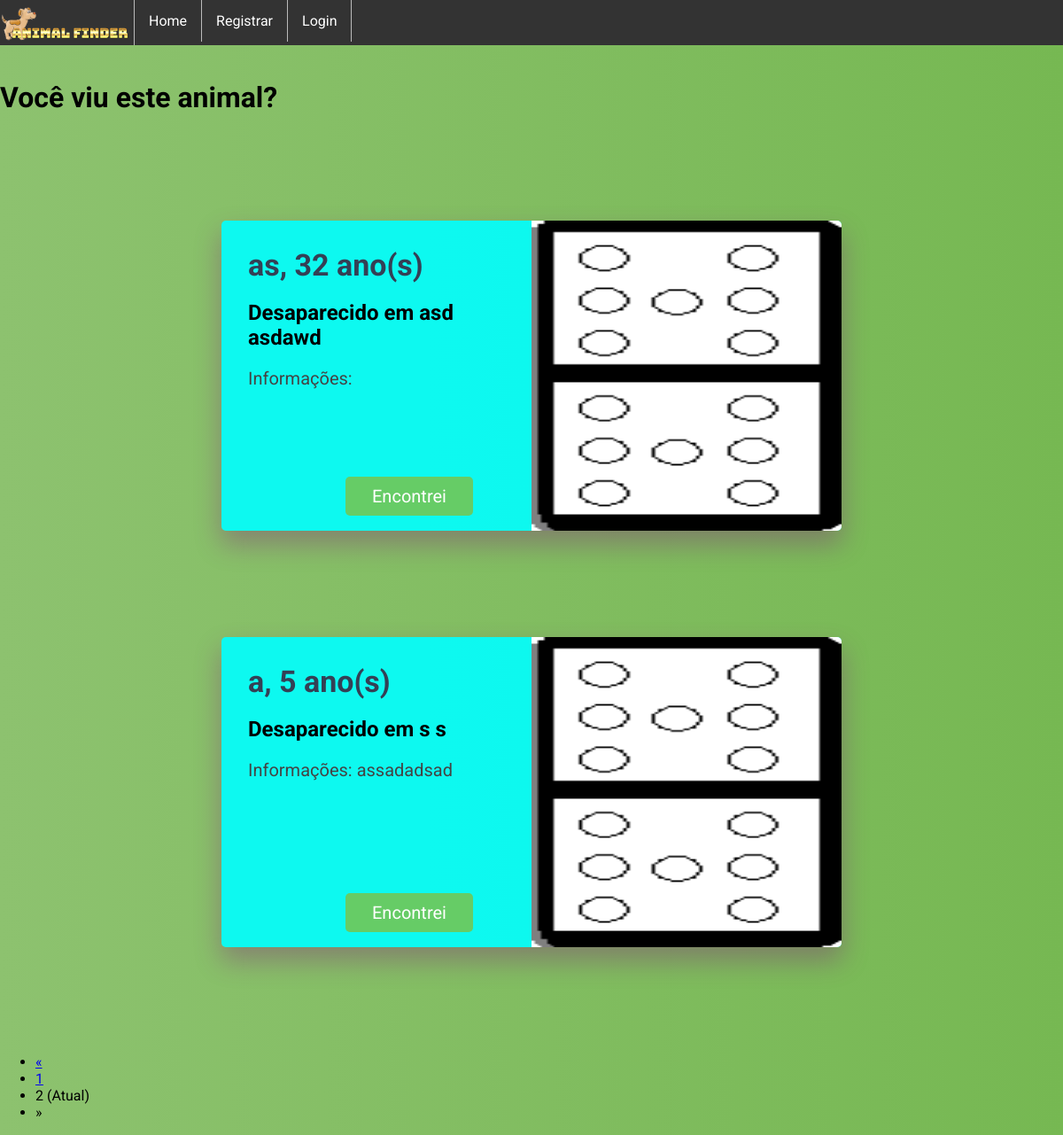
/?page=2, run on an earlier commit of the app's database.
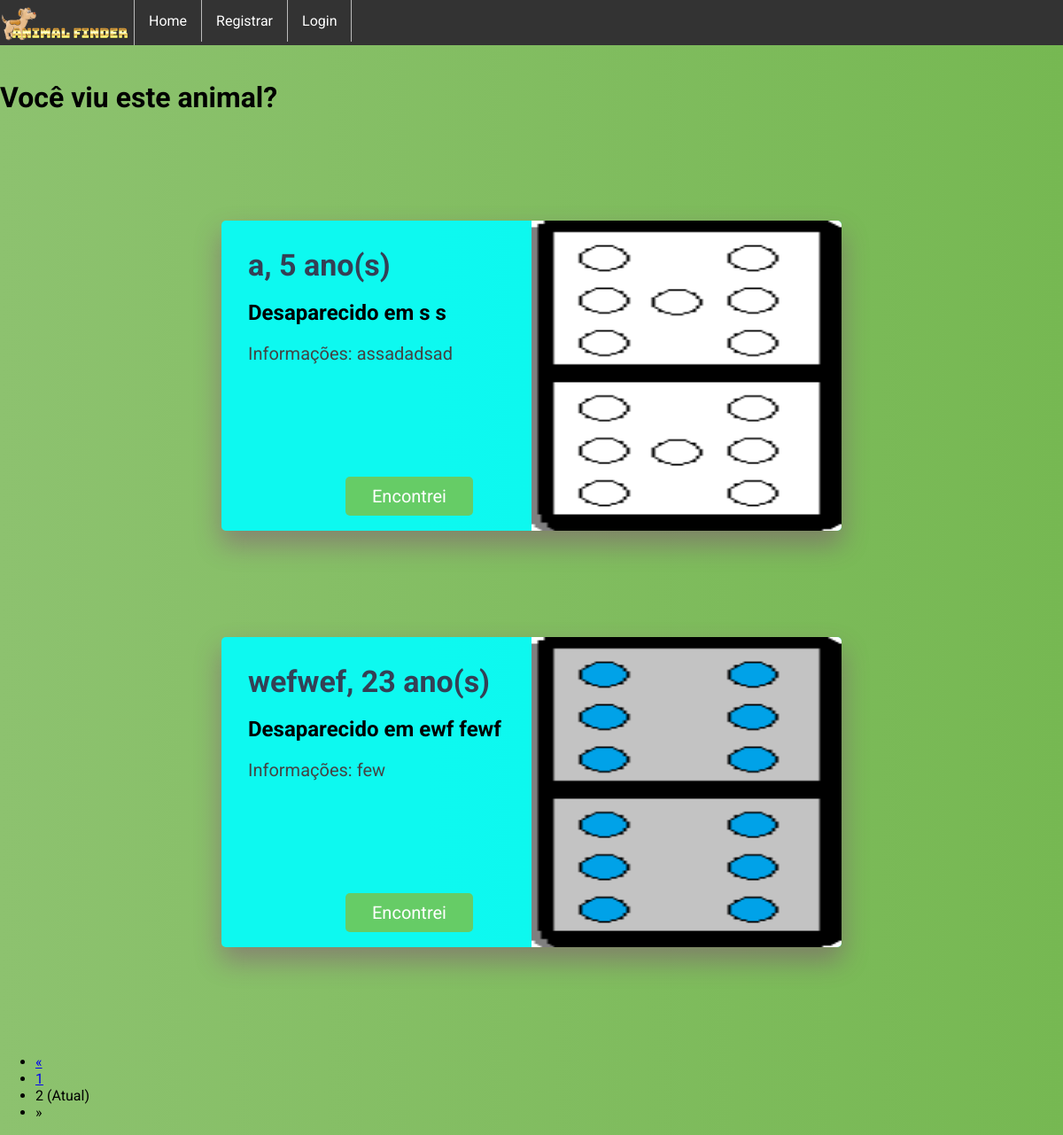
And on a later commit of the database.
### main/models.py (models this page shows, shortened)
class Animal(models.Model):
    foto  = models.ImageField(upload_to=UploadToPathAndRename('{}'.format(time.strftime("%Y_%m_%d_"))))
    nome  = models.CharField(max_length=100)
    idade = models.CharField(max_length=3, blank=True)
    cidade_desaparecimento = models.CharField(max_length=50)
    estado_desaparecimento = models.CharField(max_length=50)
    status = models.IntegerField(choices=STATUS_ANIMAL, default=1, blank=True)
    dono = models.ForeignKey(Dono, on_delete=models.CASCADE,  null=True)
    informacoes_extras = models.TextField(max_length=250, blank=True)

### main/views.py (the view)
# urls.py: 2. Add a URL to urlpatterns:  path('', views.home, name='home')
def home(request):
    animais_cadastrados =  [i for i in Animal.objects.all() if i.status == 1]
    page = request.GET.get('page', 1)
    paginator = Paginator(animais_cadastrados, 5)
    try:
        animais_cadastrados = paginator.page(page)
    except PageNotAnInteger:
        animais_cadastrados = paginator.page(1)
    except EmptyPage:
        animais_cadastrados = paginator.page(paginator.num_pages)
    return render(request, 'home.html', {'animais_cadastrados': animais_cadastrados})

### main/templates/home.html
{% extends 'base.html' %}
{% block css %}
    {% load static %}
    <link href="{% static 'one_animal_style.css' %}"  rel="stylesheet">
{% endblock css %}
{% block content %}
  <h1>Você viu este animal?</h1>
  {% for animal in animais_cadastrados %}
      <div id="container_animal">
            <div class="textos_animal">
                <h1>{{animal.nome}}, {{animal.idade}} ano(s)</h1>
                <h2>Desaparecido em {{animal.cidade_desaparecimento}}
                    {{animal.estado_desaparecimento}}</h2>
                <p>Informações: {{animal.informacoes_extras}}</p>
                <div class="link_encontrei_animal">
                  <form action="{%  url 'animal_encontrado' animal.id %}">
                      <input class="encontrei" type="submit" value="Encontrei" />
                  </form>
                </div>
            </div>
            <div class="imagem_animal">
              {% if animal.foto %}
                {% load static %}
                <img src="{{ animal.foto.url }}" width=50%>
              {% endif %}
            </div>
      </div>
  {% endfor %}
  {% if animais_cadastrados.has_other_pages %}
    <ul class="pagination">
  {% if animais_cadastrados.has_previous %}
    <li><a href="?page={{ animais_cadastrados.previous_page_number }}">&laquo;</a></li>
  {% else %}
    <li class="disabled"><span>&laquo;</span></li>
  {% endif %}
  {% for i in animais_cadastrados.paginator.page_range %}
    {% if animais_cadastrados.number == i %}
  <li class="active"><span>{{ i }} <span class="sr-only">(Atual)</span></span></li>
    {% else %}
  <li><a href="?page={{ i }}">{{ i }}</a></li>
    {% endif %}
  {% endfor %}
  {% if animais_cadastrados.has_next %}
    <li><a href="?page={{ animais_cadastrados.next_page_number }}">&raquo;</a></li>
  {% else %}
    <li class="disabled"><span>&raquo;</span></li>
  {% endif %}
    </ul>
  {% endif %}
{% endblock content %}

### main/templates/base.html
<!DOCTYPE html>
<html>
<head>
  {% load static %}
  <link href="{% static 'general_style.css' %}"  rel="stylesheet">
  {% block css %}
  {% endblock css %}
  {% load static %}
  <link href="{% static 'nav_style.css' %}"  rel="stylesheet">
    <div class="nav">
      <ul>
          <li class="li-logo"><img class="logo" src="/static/ANIMAL_FINDER_LOGO.png" alt="Logo"></li>
      {% if request.user.is_authenticated %}
          <li><a href="{% url 'home' %}">Home</a></li>
          <li><a href="{% url 'meus_animais' %}">Meus animais</a></li>
          <li><a href="{% url 'logout' %}">Logout</a></li>
          <li class='welcome_message'><p>Bem vindo, {{request.user.nome}}</p></li>
      {% else %}
          <li><a href="{% url 'home' %}">Home</a></li>
          <li><a href="{% url 'register' %}">Registrar</a></li>
          <li><a href="{% url 'login' %}">Login</a></li>
      {% endif %}
      </ul>
    </div>
</head>
<body>
  {% block content %}
  {% endblock content %}
</body>
</html>

### main/static/general_style.css (style rules this page uses)
* { font-family: "Roboto", sans-serif; box-sizing: border-box; }
body { border: 0px; margin: 0px; background: #76b852; background: -webkit-linear-gradient(right, #76b852, #8DC26F); background: -moz-linear-gradient(right, #76b852, #8DC26F); background: -o-linear-gradient(right, #76b852, #8DC26F); background: linear-gradient(to left, #76b852, #8DC26F); -webkit-font-smoothing: antialiased; -moz-osx-font-smoothing: grayscale; padding-top: 70px; }

### main/static/one_animal_style.css (style rules this page uses)
#container_animal { box-shadow: 0 15px 30px 1px rgba(128, 0, 128, 0.31); background: rgba(0, 255, 255, 0.90); text-align: center; border-radius: 5px; overflow: hidden; margin: 10% auto; height: 350px; width: 700px; }
.textos_animal { position: relative; text-align: left; overflow: hidden; padding: 30px; height: 100%; float: left; width: 50%; }
.textos_animal .link_encontrei_animal { position:absolute; bottom:5%; text-align: center; left:40%; }
.encontrei { background-color: #6c6; -moz-border-radius: 5px; -webkit-border-radius: 5px; color: #fff; font-size: 20px; text-decoration: none; cursor: poiner; border:none; padding: 10px 30px; }
#container_animal .textos_animal h1 { display: inline-block; position: relative; font-size: 34px; color: #344055; margin: 0; }
#container_animal .textos_animal > p { text-align: justify; font-size: 20px; color: #444; }
.imagem_animal { transition: all 0.3s ease-out; display: inline-block; position: relative; overflow: hidden; height: 100%; float: right; width: 50%; }
#container_animal img { width: 100%;height: 100%; }

### main/static/nav_style.css (style rules this page uses)
.nav { position: fixed; width: 100%; top: 0; z-index: 9999; }
.nav ul { list-style-type: none; margin: 0; padding: 0; overflow: hidden; background-color: #333; }
.nav li { float: left; border-right: 1px solid #bbb; text-align: center; image-orientation: center; }
.nav li a { display: block; color: white; text-align: center; padding: 14px 16px; text-decoration: none; }

What changed in the data, as far as the page shows it:
removed Animal: nome "as", idade "32", cidade_desaparecimento "asd", estado_desaparecimento "asdawd", foto (picture)
added Animal: nome "wefwef", idade "23", cidade_desaparecimento "ewf", estado_desaparecimento "fewf", informacoes_extras "few", foto (picture)
